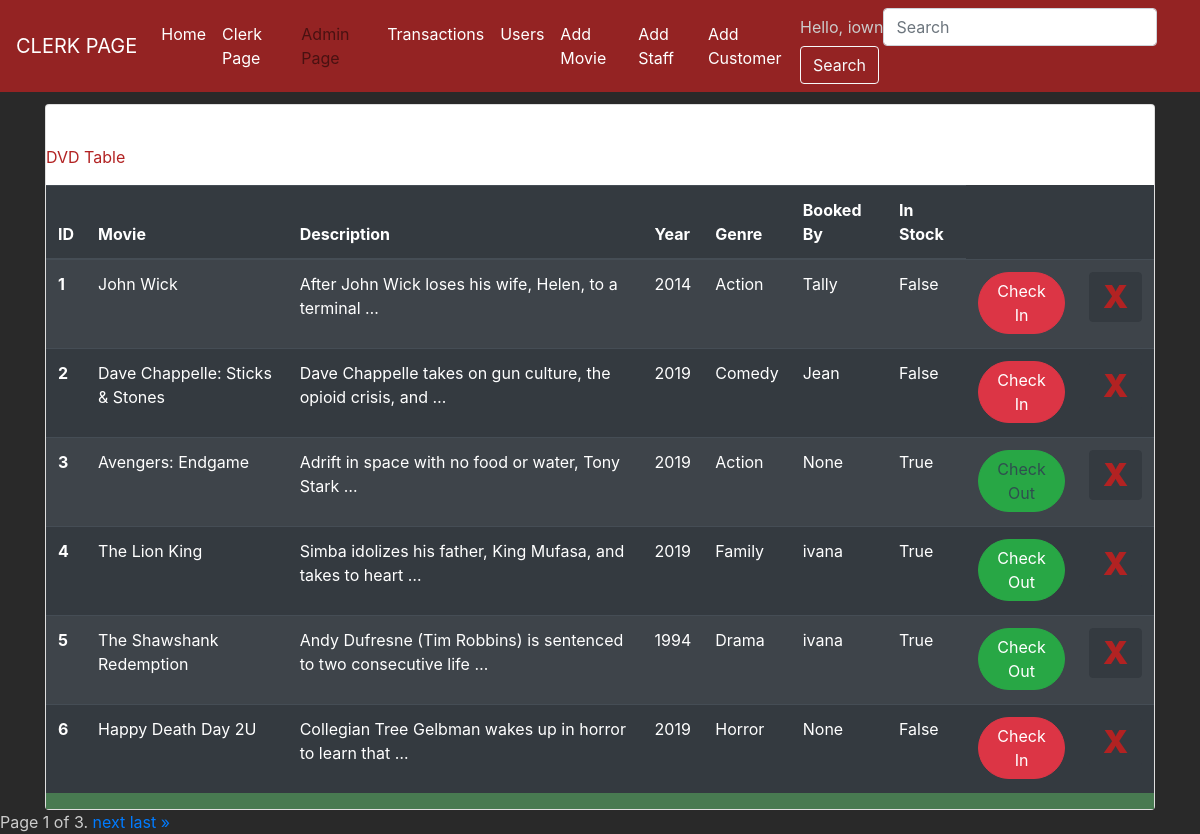
Screenshot of /clerk/ (signed in) with the database file from the repository.
### webapp/models.py (models this page shows)
class DVD(models.Model):
    Title= models.CharField(max_length=50)
    year = models.CharField(max_length=255)
    genre = models.CharField(max_length=255)
    InStock= models.BooleanField(default=True)
    Synopsis= models.TextField()
    BookingPickup = models.CharField(max_length=255)
    NumOfTimesRented= models.IntegerField(default=0)
    ImageDVD= models.ImageField(upload_to='pics')
    PriceDVD = models.IntegerField(default=0)
    NumDaysBooked = models.IntegerField(default=0)

### webapp/views.py (the view)
# urls.py: path('clerk/', views.clerk, name='clerk'),
@login_required
def clerk(request):
    dvds = DVD.objects.all() #imports dvds from database
    trans = Transaction.objects.all() #imports dvds from database
    users = User.objects.all() #imports dvds from database
    customer = Customer.objects.all() #imports dvds from database
    query = request.GET.get("query")
    if query:
        dvds = DVD.objects.filter(Q(Title__icontains=query)) #Search Function according to name
    paginator = Paginator(dvds, 6) # Show 3 dvds per page
    page = request.GET.get('page')
    dvds = paginator.get_page(page)
    form=DocumentForm()
    context_dict = { 'dvds':dvds ,'form': form, 'trans':trans, 'users':users, 'customer':customer}
    return render(request, 'clerk.html',context_dict)

### webapp/form.py
class DocumentForm(forms.ModelForm):
    class Meta:
        model = DVD
        fields = ('Title','year','genre','InStock','Synopsis','BookingPickup' ,'NumOfTimesRented','ImageDVD')

### templates/clerk.html (shortened to what this page needs)
{%load static %}
<!DOCTYPE html>
<html lang="en">
<head>
    <link rel="stylesheet" href="https://stackpath.bootstrapcdn.com/bootstrap/4.3.1/css/bootstrap.min.css">
    <link rel="stylesheet" type="text/css" href="{% static 'clerkstye.css'%}">
</head>
<body>
    <nav class="navbar navbar-expand-lg navbar-light sticky" style="background-color: rgba(178, 34, 34, 0.781);">
        <a class="navbar-brand" href="#" style="color: white" >CLERK PAGE</a>
        <div class="collapse navbar-collapse" id="navbarSupportedContent">
          <ul class="navbar-nav mr-auto">
            <li class="nav-item active">
              <a class="nav-link" href="/" style="color: white">Home <span class="sr-only">(current)</span></a>
            </li>
            <li class="nav-item ">
                {% if user.is_superuser %}
                <a class="nav-link" href="../clerk" style="color: white">Clerk Page</a>
                {%endif%}
              </li>
            <li class="nav-item" style="color: white">
              {% if user.is_superuser %}
              <a class="nav-link" href="/admin">Admin Page</a>
              {%endif%}
          </li>
          <li class="nav-item ">
              {% if user.is_superuser %}
              <a class="nav-link" href="../transactions" style="color: white">Transactions</a>
              {%endif%}
            </li>
          <li class="nav-item ">
                {% if user.is_superuser %}
                <a class="nav-link" href="../userstbl" style="color: white">Users</a>
                {%endif%}
          </li>
          <li class="nav-item">
              {% if user.is_superuser %}
              <a class="nav-link" href="#" data-toggle="modal" data-target="#mymodal1" style="color: white">Add Movie</a>
              {%endif%}
          </li>
          <li class="nav-item ">
            {% if user.is_superuser %}
            <a class="nav-link" href="#" data-toggle="modal" data-target="#mymodal2" style="color: white">Add Staff</a>
            {%endif%}
          </li>
          <li class="nav-item ">
            {% if user.is_superuser %}
            <a class="nav-link" href="#" data-toggle="modal" data-target="#mymodal3" style="color: white">Add Customer</a>
            {%endif%}
          </li>
          </ul>
          <form method="GET" action="" class="form-inline my-2 my-lg-0">
              <a> Hello, {{user.first_name}}</a><br>
            <input class="form-control mr-sm-2" name ='query' type="search" placeholder="Search" aria-label="Search">
            <button class="btn btn-outline-light my-2 my-sm-0" type="submit">Search</button>
          </form>
        </div>
      </nav>
<a></a><br>
    <div class="container">
        <div class="card" style="table-layout: fixed;">
          <div class="card-body"></div>
                <p class="" style="font: bold; color:firebrick">DVD Table</p>
                  <div class="table-body">
                          <table class="table table-striped table-dark">
                                  <thead>
                                    <tr>
                                      <th scope="col">ID</th>
                                      <th scope="col">Movie</th>
                                      <th scope="col">Description</th>
                                      <th scope="col">Year</th>
                                      <th scope="col">Genre</th>
                                      <th scope="col">Booked By</th>
                                      <th scope="col">In Stock</th>
                                    </tr>
                                  </thead>
                                  <tbody>
                                  {% for dvd in dvds %}
                                    <tr>
                                      <th scope="row">{{dvd.id}}</th>
                                      <td>{{dvd.Title}}</td>
                                      <td>{{dvd.Synopsis|safe|truncatewords:"10"|linebreaks}}</td>
                                      <td>{{dvd.year}}</td>
                                      <td>{{dvd.genre}}</td>
                                      <td>{{dvd.BookingPickup}}</td>
                                      <td>{{dvd.InStock}}</td>
                                      <td>
                                          {%if dvd.InStock %}
                                                {%if not dvd.BookingPickup == 'None' %}
                                                    <button type="button" class="btn btn-success badge-pill" data-toggle="modal" data-target="#checkout{{dvd.id}}" style="float: right">Check Out</button>
                                                {%else%}
                                                    <button type="button" class="btn btn-success badge-pill" style="pointer-events: none; color:darkslategray" data-toggle="modal" data-target="#checkout{{dvd.id}}" style="float: right">Check Out</button>
                                                {%endif%}
                                          {%else %}
                                            <form method="post" action="checkin">
                                              <button type="submit" class="btn btn-danger badge-pill" style="float: right">Check In</button>
                                            </form>
                                          {%endif%}
                                      </td>
                                      {% if user.is_superuser %}
                                      <td><form  method="post" action="deleteMovie">
                                        <button type="submit" class="btn btn-dark badge" style="color:firebrick; font-size:2rem"><strong>X</strong></button>
                                      </form>
                                      </td>
                                      {%endif%}
                                    </tr>
                                  {%endfor%}
                                  </tbody>
                                </table>
                  </div>
          </div>
        </div>
    <div class="pagination">
        <span class="step-links">
            <span class="current">
                Page {{ dvds.number }} of {{ dvds.paginator.num_pages }}.
            </span>
            {% if dvds.has_next %}
                <a href="?page={{ dvds.next_page_number }}">next</a>
                <a href="?page={{ dvds.paginator.num_pages }}">last &raquo;</a>
            {% endif %}
        </span>
    </div>
</body>
</html>

### static/clerkstye.css (style rules this page uses)
body { padding-top: 80px; background-color: rgb(41, 41, 41); color: #CCC; }
.navbar { z-index: 9999; }
.navbar-brand { color:forestgreen; }
.sticky { position: fixed; top:0; width:100%; }
.table-body { background-color: #487A51; }

### rows the page displays
DVD: id "1", Title "John Wick", Synopsis "After John Wick loses his wife, Helen, to a terminal …", year "2014", genre "Action", BookingPickup "Tally", InStock "False"
DVD: id "2", Title "Dave Chappelle: Sticks & Stones", Synopsis "Dave Chappelle takes on gun culture, the opioid crisis, and …", year "2019", genre "Comedy", BookingPickup "Jean", InStock "False"
DVD: id "3", Title "Avengers: Endgame", Synopsis "Adrift in space with no food or water, Tony Stark …", year "2019", genre "Action", BookingPickup "None", InStock "True"
DVD: id "4", Title "The Lion King", Synopsis "Simba idolizes his father, King Mufasa, and takes to heart …", year "2019", genre "Family", BookingPickup "ivana", InStock "True"
DVD: id "5", Title "The Shawshank Redemption", Synopsis "Andy Dufresne (Tim Robbins) is sentenced to two consecutive life …", year "1994", genre "Drama", BookingPickup "ivana", InStock "True"
DVD: id "6", Title "Happy Death Day 2U", Synopsis "Collegian Tree Gelbman wakes up in horror to learn that …", year "2019", genre "Horror", BookingPickup "None", InStock "False"

### other values shown
{{ user.first_name }} "iown"
{{ dvds.number }} "1"
{{ dvds.paginator.num_pages }} "3"
